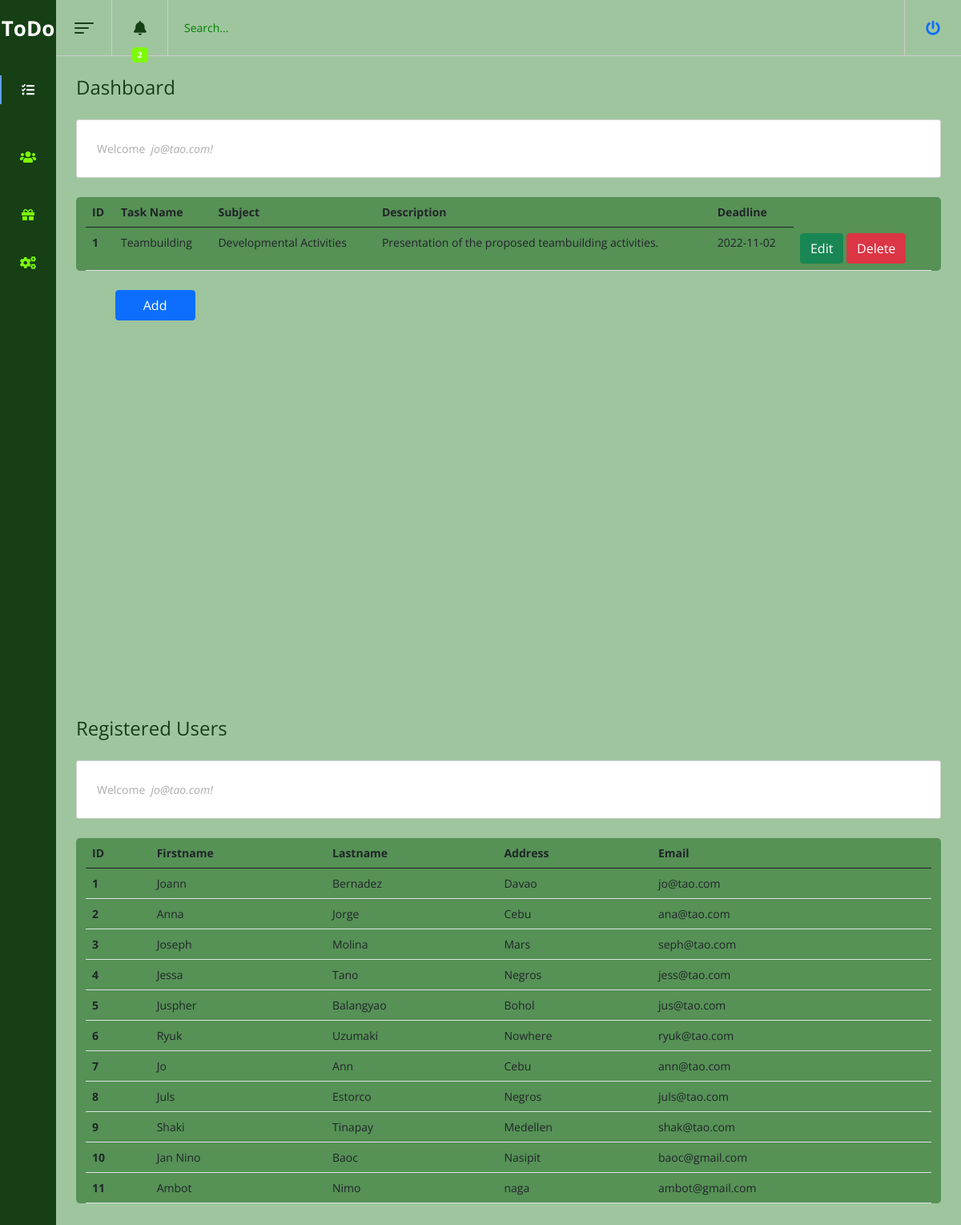
Screenshot of /home.php (signed in) with the database file from the repository.
### tables this page shows
CREATE TABLE `tasks` (
  `id` int(100) NOT NULL,
  `task_name` varchar(100) NOT NULL,
  `subject` varchar(100) NOT NULL,
  `description` varchar(255) NOT NULL,
  `deadline` date NOT NULL,
  `user` varchar(50) NOT NULL
);

CREATE TABLE `users` (
  `id` int(11) NOT NULL,
  `firstname` varchar(50) NOT NULL,
  `lastname` varchar(50) NOT NULL,
  `address` varchar(100) NOT NULL,
  `email` varchar(50) NOT NULL,
  `password` varchar(50) NOT NULL
);

### home.php (the view, shortened to what this page needs)
<!DOCTYPE html>
<html>
<head>
  <link href="https://cdn.jsdelivr.net/npm/bootstrap@5.0.2/dist/css/bootstrap.min.css" rel="stylesheet"
>
  <link href="home.css" rel="stylesheet" type="text/css">
</head>
<body class="sidebar-is-reduced">
  <header class="l-header">
    <div class="l-header__inner clearfix">
      <div class="c-header-icon js-hamburger">
        <div class="hamburger-toggle"><span class="bar-top"></span><span class="bar-mid"></span><span
            class="bar-bot"></span></div>
      </div>
      <div class="c-header-icon has-dropdown"><span
          class="c-badge c-badge--red c-badge--header-icon animated swing">2</span><i class="fa fa-bell"></i>
      </div>
      <div class="c-search">
        <input class="c-search__input u-input" placeholder="Search..." type="text" />
      </div>
      <div class="header-icons-group">
        <div class="c-header-icon basket">
          <div class="c-header-icon logout"><a href="logout.php"><i class="fa fa-power-off"></i></a></div>
        </div>
      </div>
  </header>
  <div class="l-sidebar">
    <div class="logo">
      <div class="logo__txt">ToDo</div>
    </div>
    <div class="l-sidebar__content">
      <nav class="c-menu js-menu">
        <ul class="u-list">
          <li class="c-menu__item is-active" data-toggle="tooltip" title="Tasks">
            <div class="c-menu__item__inner" onclick="openTab(event, 'todo')"><i class="fa">&#xf0ae;</i>
            </div>
          </li>
          <li class="c-menu__item has-submenu" data-toggle="tooltip" title="Users">
            <div class="c-menu__item__inner" onclick="openTab(event, 'user')"><i class="fa">&#xf0c0;</i>
            </div>
          </li>
          <li class="c-menu__item has-submenu" data-toggle="tooltip" title="Gifts">
            <div class="c-menu__item__inner"><i class="fa fa-gift"></i>
            </div>
          </li>
          <li class="c-menu__item has-submenu" data-toggle="tooltip" title="Settings">
            <div class="c-menu__item__inner"><i class="fa fa-cogs"></i>
            </div>
          </li>
        </ul>
      </nav>
    </div>
  </div>
</body>
<main class="l-main" id="todo">
  <div class="content-wrapper content-wrapper--with-bg" >
    <h1 class="page-title">Dashboard</h1>
    <div class="page-content">Welcome <em>&nbsp;<?= $_SESSION['name'] ?>!</em></div>
    <div class="container my-4">
      <table class="table">
        <thead>
          <tr>
            <th>ID</th>
            <th>Task Name</th>
            <th>Subject</th>
            <th>Description</th>
            <th>Deadline</th>
          </tr>
        </thead>
        <tbody>
          <?php
          $db = mysqli_connect('localhost', 'root', '', 'login1');
          $Cname =$_SESSION['name'];
          $sql = "select * from tasks where user ='$Cname' ";
          $result = $db->query($sql);
          while ($row = $result->fetch_assoc()) {
            echo "
              <tr>
                <th>$row[id]</th>
                <td>$row[task_name]</td>
                <td>$row[subject]</td>
                <td>$row[description]</td>
                <td>$row[deadline]</td>
              <td>
                        <a class='btn btn-success' href='edit.php?id=$row[id]'>Edit</a>
                        <a class='btn btn-danger'id='del' onclick='delete();' href='delete.php?id=$row[id]'>Delete</a>
                      </td>
            </tr>
            ";
          }
          ?>
        </tbody>
      </table>
    </div>
    <a class='btn btn-primary' id='del' href='Newtask.php'>Add</a>
  </div>
</main>
<main class="l-main" id="user">
<div class="content-wrapper content-wrapper--with-bg" >
    <h1 class="page-title">Registered Users</h1>
    <div class="page-content">Welcome <em>&nbsp;<?= $_SESSION['name'] ?>!</em></div>
    <div class="container my-4">
      <table class="table">
        <thead>
          <tr>
            <th>ID</th>
            <th>Firstname</th>
            <th>Lastname</th>
            <th>Address</th>
            <th>Email</th>
          </tr>
        </thead>
        <tbody>
          <?php
          $db1 = mysqli_connect('localhost', 'root', '', 'login1');
          $sql1 = "select * from users ";
          $result = $db1->query($sql1);
          while ($row = $result->fetch_assoc()) {
            echo "
              <tr>
                <th>$row[id]</th>
                <td>$row[firstname]</td>
                <td>$row[lastname]</td>
                <td>$row[address]</td>
                <td>$row[email]</td>
              </tr>
            ";
          }
          ?>
        </tbody>
      </table>
    </div>
  </div>
</main>
</body>
</html>

### rows the page displays
tasks: id "1", task_name "Teambuilding", subject "Developmental Activities", description "Presentation of the proposed teambuilding activities.", deadline "2022-11-02"
users: id "1", firstname "Joann", lastname "Bernadez", address "Davao", email "jo@tao.com"
users: id "2", firstname "Anna", lastname "Jorge", address "Cebu", email "ana@tao.com"
users: id "3", firstname "Joseph", lastname "Molina", address "Mars", email "seph@tao.com"
users: id "4", firstname "Jessa", lastname "Tano", address "Negros", email "jess@tao.com"
users: id "5", firstname "Juspher", lastname "Balangyao", address "Bohol", email "jus@tao.com"
users: id "6", firstname "Ryuk", lastname "Uzumaki", address "Nowhere", email "ryuk@tao.com"
users: id "7", firstname "Jo", lastname "Ann", address "Cebu", email "ann@tao.com"
users: id "8", firstname "Juls", lastname "Estorco", address "Negros", email "juls@tao.com"
users: id "9", firstname "Shaki", lastname "Tinapay", address "Medellen", email "shak@tao.com"
users: id "10", firstname "Jan Nino", lastname "Baoc", address "Nasipit", email "baoc@gmail.com"
users: id "11", firstname "Ambot", lastname "Nimo", address "naga", email "ambot@gmail.com"

### other values shown
$_SESSION['name'] "jo@tao.com"
